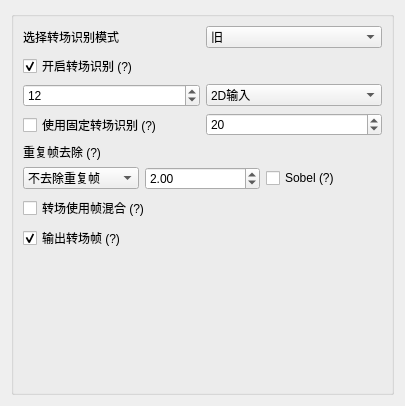
                     <widget class="QWidget" name="ScdetSettings">
                      <property name="geometry">
                       <rect>
                        <x>0</x>
                        <y>0</y>
                        <width>405</width>
                        <height>406</height>
                       </rect>
                      </property>
                      <attribute name="label">
                       <string>转场识别与动漫优化</string>
                      </attribute>
                      <layout class="QGridLayout" name="gridLayout_22">
                       <item row="0" column="0">
                        <widget class="QGroupBox" name="groupBox_3">
                         <property name="title">
                          <string/>
                         </property>
                         <layout class="QGridLayout" name="gridLayout_20">
                          <item row="0" column="0">
                           <layout class="QHBoxLayout" name="horizontalLayout_14">
                            <item>
                             <widget class="QLabel" name="ScdetModeLabel">
                              <property name="toolTip">
                               <string>&lt;html&gt;&lt;head/&gt;&lt;body&gt;&lt;p&gt;&lt;span style=&quot; font-weight:600;&quot;&gt;旧：&lt;/span&gt;&lt;/p&gt;&lt;p&gt;旧转场识别模式&lt;br/&gt;&lt;span style=&quot; font-weight:600;&quot;&gt;3D输入&lt;/span&gt;建议值为&lt;span style=&quot; font-weight:600;&quot;&gt;9~15&lt;/span&gt;&lt;/p&gt;&lt;p&gt;&lt;span style=&quot; font-weight:600;&quot;&gt;2D输入&lt;/span&gt;建议值为&lt;span style=&quot; font-weight:600;&quot;&gt;20左右&lt;/span&gt;&lt;/p&gt;&lt;p&gt;&lt;br/&gt;&lt;/p&gt;&lt;p&gt;&lt;span style=&quot; font-weight:600;&quot;&gt;新：&lt;/span&gt;&lt;/p&gt;&lt;p&gt;&lt;span style=&quot; font-weight:600;&quot;&gt;别用&lt;/span&gt;&lt;/p&gt;&lt;/body&gt;&lt;/html&gt;</string>
                              </property>
                              <property name="text">
                               <string>选择转场识别模式</string>
                              </property>
                             </widget>
                            </item>
                            <item>
                             <widget class="QComboBox" name="ScdetMode">
                              <item>
                               <property name="text">
                                <string>旧</string>
                               </property>
                              </item>
                              <item>
                               <property name="text">
                                <string>新（待调整）</string>
                               </property>
                              </item>
                             </widget>
                            </item>
                           </layout>
                          </item>
                          <item row="3" column="0">
                           <spacer name="verticalSpacer_6">
                            <property name="orientation">
                             <enum>Qt::Vertical</enum>
                            </property>
                            <property name="sizeType">
                             <enum>QSizePolicy::Expanding</enum>
                            </property>
                            <property name="sizeHint" stdset="0">
                             <size>
                              <width>20</width>
                              <height>40</height>
                             </size>
                            </property>
                           </spacer>
                          </item>
                          <item row="1" column="0">
                           <layout class="QGridLayout" name="gridLayout_3">
                            <item row="0" column="0">
                             <widget class="QCheckBox" name="ScedetChecker">
                              <property name="toolTip">
                               <string>&lt;html&gt;&lt;head/&gt;&lt;body&gt;&lt;p&gt;&lt;span style=&quot; font-weight:600;&quot;&gt;输入参考值为9~15&lt;/span&gt;&lt;/p&gt;&lt;p&gt;电影（长时间）实拍（3D）补帧项目：&lt;span style=&quot; font-weight:600;&quot;&gt;建议值10~12&lt;/span&gt;&lt;/p&gt;&lt;p&gt;快速运动画面：&lt;span style=&quot; font-weight:600;&quot;&gt;建议值12~15&lt;/span&gt;&lt;/p&gt;&lt;p&gt;2D（动漫等，不包括3D动画）输入：&lt;span style=&quot; font-weight:600;&quot;&gt;建议值10~15&lt;/span&gt;&lt;/p&gt;&lt;p&gt;画面平均运动速度越大，取值越小&lt;/p&gt;&lt;/body&gt;&lt;/html&gt;</string>
                              </property>
                              <property name="text">
                               <string>开启转场识别 (?)</string>
                              </property>
                              <property name="checked">
                               <bool>true</bool>
                              </property>
                             </widget>
                            </item>
                            <item row="4" column="0" colspan="2">
                             <layout class="QHBoxLayout" name="horizontalLayout_8">
                              <item>
                               <widget class="MyComboBox" name="DupRmMode">
                                <property name="toolTip">
                                 <string/>
                                </property>
                                <item>
                                 <property name="text">
                                  <string>不去除重复帧</string>
                                 </property>
                                </item>
                                <item>
                                 <property name="text">
                                  <string>单一识别</string>
                                 </property>
                                </item>
                                <item>
                                 <property name="text">
                                  <string>去除一拍二</string>
                                 </property>
                                </item>
                                <item>
                                 <property name="text">
                                  <string>去除一拍三</string>
                                 </property>
                                </item>
                                <item>
                                 <property name="text">
                                  <string>去除一拍四</string>
                                 </property>
                                </item>
                                <item>
                                 <property name="text">
                                  <string>去除一拍五</string>
                                 </property>
                                </item>
                                <item>
                                 <property name="text">
                                  <string>去除一拍六</string>
                                 </property>
                                </item>
                                <item>
                                 <property name="text">
                                  <string>去除一拍七</string>
                                 </property>
                                </item>
                               </widget>
                              </item>
                              <item>
                               <widget class="MyDoubleSpinBox" name="DupFramesTSelector">
                                <property name="toolTip">
                                 <string>&lt;html&gt;&lt;head/&gt;&lt;body&gt;&lt;p&gt;&lt;br/&gt;&lt;/p&gt;&lt;/body&gt;&lt;/html&gt;</string>
                                </property>
                                <property name="minimum">
                                 <double>0.010000000000000</double>
                                </property>
                                <property name="maximum">
                                 <double>99.000000000000000</double>
                                </property>
                                <property name="value">
                                 <double>2.000000000000000</double>
                                </property>
                               </widget>
                              </item>
                              <item>
                               <widget class="QCheckBox" name="UseSobelChecker">
                                <property name="toolTip">
                                 <string>&lt;html&gt;&lt;head/&gt;&lt;body&gt;&lt;p&gt;使用Sobel进行边缘检测（复合canny）&lt;/p&gt;&lt;p&gt;可减少背景平移误判，但会降低对于景深较大的一拍N运动画面判断正确率&lt;/p&gt;&lt;p&gt;&lt;span style=&quot; font-weight:600;&quot;&gt;推荐开启试试&lt;/span&gt;&lt;/p&gt;&lt;/body&gt;&lt;/html&gt;</string>
                                </property>
                                <property name="text">
                                 <string>Sobel (?)</string>
                                </property>
                               </widget>
                              </item>
                             </layout>
                            </item>
                            <item row="3" column="0">
                             <widget class="QLabel" name="DupRmLabel">
                              <property name="toolTip">
                               <string>&lt;html&gt;&lt;head/&gt;&lt;body&gt;&lt;p&gt;N+2种模式，&lt;span style=&quot; font-weight:600;&quot;&gt;建议仅用于2D输入。&lt;/span&gt;&lt;/p&gt;&lt;p&gt;&lt;span style=&quot; font-weight:600;&quot;&gt;单一识别模式：&lt;/span&gt;&lt;/p&gt;&lt;p&gt;根据帧差判断，可用于解决压制错误等原因造成的视频卡顿等问题&lt;/p&gt;&lt;p&gt;轻度流畅优化：&lt;span style=&quot; font-weight:600;&quot;&gt;0.1~1.0&lt;/span&gt;&lt;/p&gt;&lt;p&gt;中度流畅优化：&lt;span style=&quot; font-weight:600;&quot;&gt;1.0~2.0&lt;/span&gt;&lt;/p&gt;&lt;p&gt;重度优化（会破坏运动节奏，并导致人物嘴部动画鬼畜，但很流畅）：&lt;span style=&quot; font-weight:600;&quot;&gt;2.0及以上&lt;/span&gt;&lt;/p&gt;&lt;p&gt;&lt;span style=&quot; font-weight:600;&quot;&gt;去除一拍N模式：&lt;/span&gt;&lt;/p&gt;&lt;p&gt;&lt;span style=&quot; font-weight:600;&quot;&gt;自研算法，补动漫追求流畅选这个就完事了&lt;/span&gt;&lt;/p&gt;&lt;p&gt;PS：&lt;span style=&quot; font-weight:600;&quot;&gt;社区版仅有一拍二、一拍三模式，更多模式请升级专业版&lt;/span&gt;&lt;/p&gt;&lt;/body&gt;&lt;/html&gt;</string>
                              </property>
                              <property name="text">
                               <string>重复帧去除 (?)</string>
                              </property>
                             </widget>
                            </item>
                            <item row="5" column="0">
                             <widget class="QCheckBox" name="ScdetUseMix">
                              <property name="toolTip">
                               <string>&lt;html&gt;&lt;head/&gt;&lt;body&gt;&lt;p&gt;若识别到转场，对转场处的帧序列使用帧混合&lt;/p&gt;&lt;p&gt;勾选此选项可缓解转场识别误判导致的&lt;span style=&quot; font-weight:600;&quot;&gt;卡顿问题，推荐用于混剪作品&lt;/span&gt;&lt;/p&gt;&lt;/body&gt;&lt;/html&gt;</string>
                              </property>
                              <property name="text">
                               <string>转场使用帧混合 (?)</string>
                              </property>
                             </widget>
                            </item>
                            <item row="6" column="0">
                             <widget class="QCheckBox" name="ScdetOutput">
                              <property name="toolTip">
                               <string>&lt;html&gt;&lt;head/&gt;&lt;body&gt;&lt;p&gt;在项目文件夹下输出识别到的转场帧及其前一帧&lt;/p&gt;&lt;/body&gt;&lt;/html&gt;</string>
                              </property>
                              <property name="text">
                               <string>输出转场帧 (?)</string>
                              </property>
                              <property name="checked">
                               <bool>true</bool>
                              </property>
                             </widget>
                            </item>
                            <item row="2" column="1">
                             <widget class="MySpinBox" name="ScdetMaxDiffSelector">
                              <property name="enabled">
                               <bool>true</bool>
                              </property>
                              <property name="sizePolicy">
                               <sizepolicy hsizetype="Minimum" vsizetype="Fixed">
                                <horstretch>0</horstretch>
                                <verstretch>0</verstretch>
                               </sizepolicy>
                              </property>
                              <property name="toolTip">
                               <string>&lt;html&gt;&lt;head/&gt;&lt;body&gt;&lt;p&gt;勾选此项，将使用固定单一画面相似度指标进行转场识别&lt;/p&gt;&lt;p&gt;建议值：&lt;span style=&quot; font-weight:600;&quot;&gt;40~80&lt;/span&gt;&lt;/p&gt;&lt;/body&gt;&lt;/html&gt;</string>
                              </property>
                              <property name="minimum">
                               <number>1</number>
                              </property>
                              <property name="maximum">
                               <number>999</number>
                              </property>
                              <property name="value">
                               <number>20</number>
                              </property>
                             </widget>
                            </item>
                            <item row="2" column="0">
                             <widget class="QCheckBox" name="UseFixedScdet">
                              <property name="toolTip">
                               <string>&lt;html&gt;&lt;head/&gt;&lt;body&gt;&lt;p&gt;勾选此项，将使用固定单一画面相似度指标进行转场识别&lt;/p&gt;&lt;p&gt;建议值：&lt;span style=&quot; font-weight:600;&quot;&gt;20~40&lt;/span&gt;&lt;/p&gt;&lt;p&gt;&lt;span style=&quot; font-weight:600;&quot;&gt;需配合“开启转场识别”使用&lt;/span&gt;&lt;/p&gt;&lt;/body&gt;&lt;/html&gt;</string>
                              </property>
                              <property name="text">
                               <string>使用固定转场识别 (?)</string>
                              </property>
                             </widget>
                            </item>
                            <item row="1" column="0" colspan="2">
                             <layout class="QHBoxLayout" name="horizontalLayout_16">
                              <item>
                               <widget class="MySpinBox" name="ScdetSelector">
                                <property name="enabled">
                                 <bool>true</bool>
                                </property>
                                <property name="sizePolicy">
                                 <sizepolicy hsizetype="Minimum" vsizetype="Fixed">
                                  <horstretch>0</horstretch>
                                  <verstretch>0</verstretch>
                                 </sizepolicy>
                                </property>
                                <property name="toolTip">
                                 <string>&lt;html&gt;&lt;head/&gt;&lt;body&gt;&lt;p&gt;通过自研算法进行转场识别，此项为动态阈值，&lt;/p&gt;&lt;/body&gt;&lt;/html&gt;</string>
                                </property>
                                <property name="minimum">
                                 <number>1</number>
                                </property>
                                <property name="maximum">
                                 <number>999</number>
                                </property>
                                <property name="value">
                                 <number>12</number>
                                </property>
                               </widget>
                              </item>
                              <item>
                               <widget class="QComboBox" name="ScdetFlowLen">
                                <item>
                                 <property name="text">
                                  <string>2D输入</string>
                                 </property>
                                </item>
                                <item>
                                 <property name="text">
                                  <string>3D输入</string>
                                 </property>
                                </item>
                               </widget>
                              </item>
                             </layout>
                            </item>
                           </layout>
                          </item>
                         </layout>
                        </widget>
                       </item>
                      </layout>
                     </widget>
